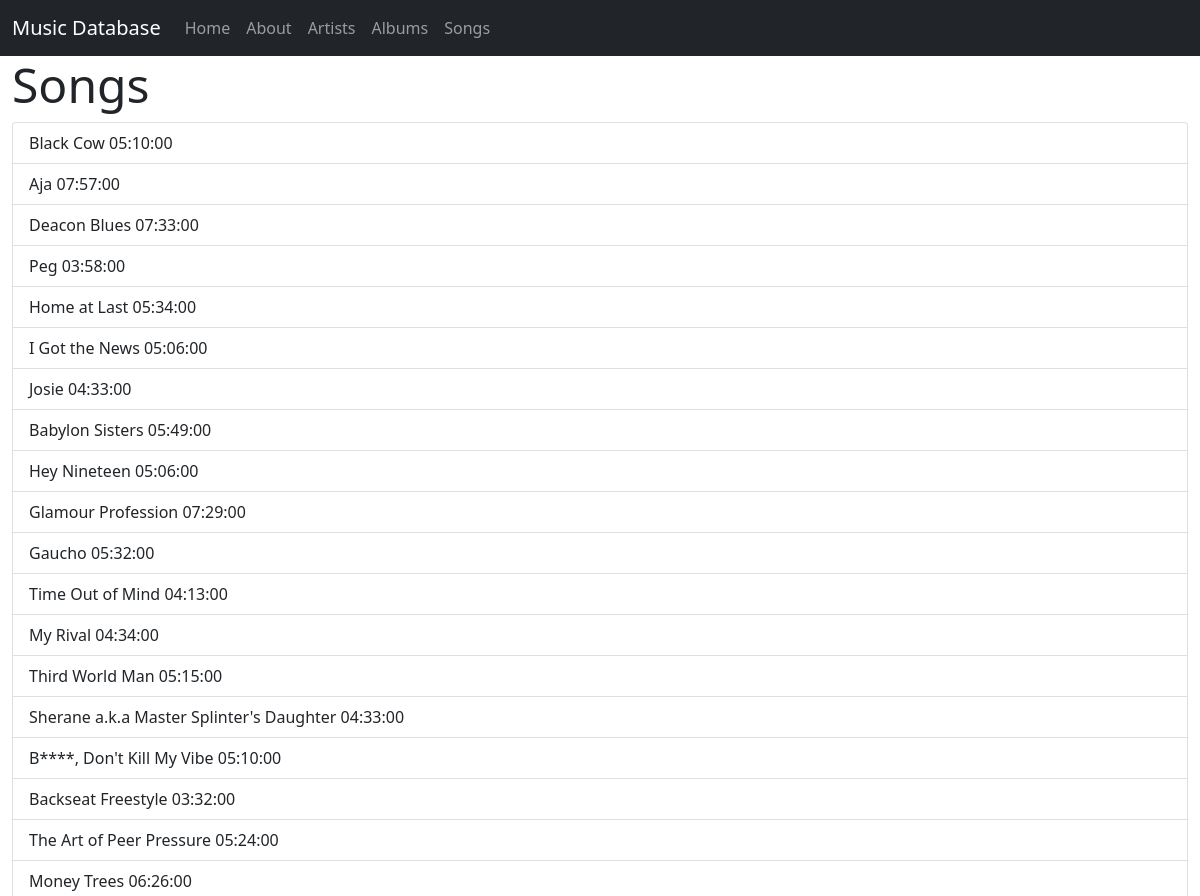
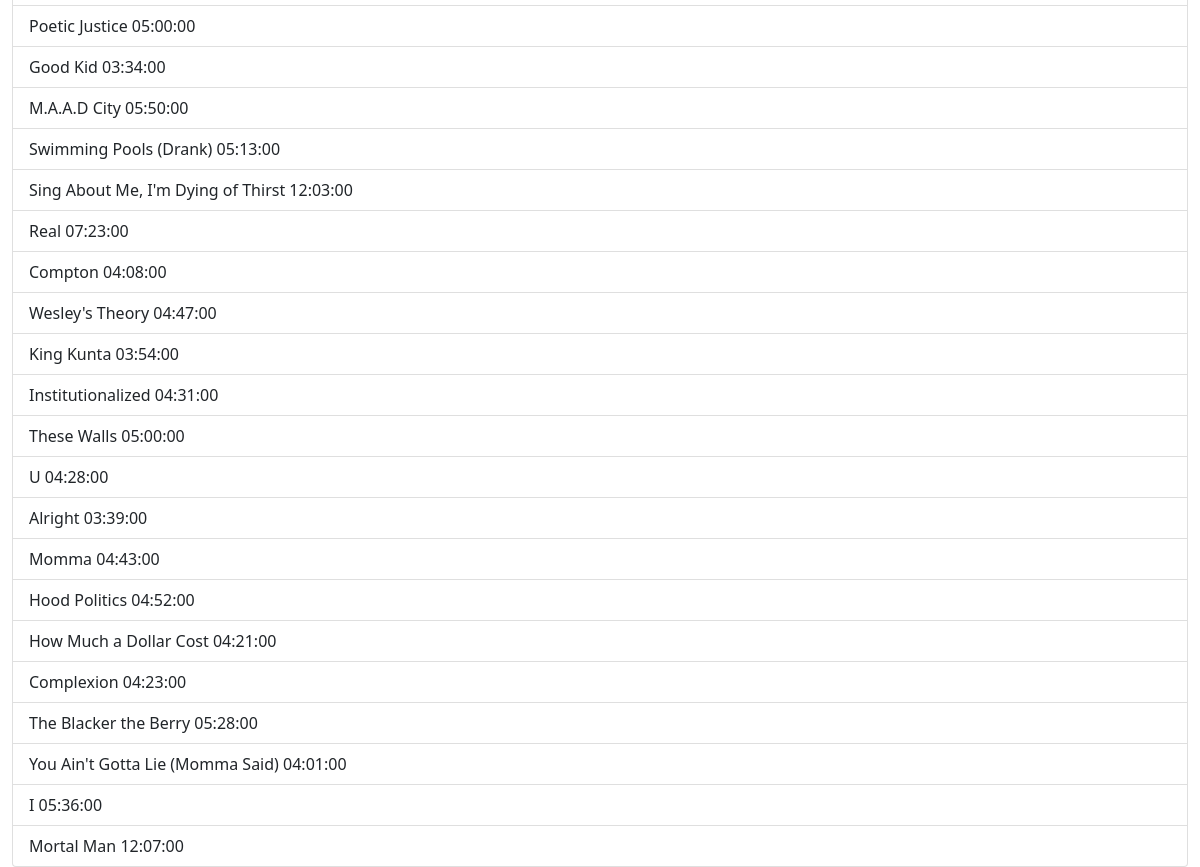
/songs.php, run on the app's committed database (2 pictures, top to bottom).
### tables this page shows
CREATE TABLE Song(
    SongID SMALLINT UNSIGNED NOT NULL AUTO_INCREMENT,
    AlbumID SMALLINT UNSIGNED NOT NULL,
    Name varchar(255),
    Length TIME,
    PRIMARY KEY (SongID),
    CONSTRAINT fk_albumsongid FOREIGN KEY (AlbumID) REFERENCES Album (AlbumID)
    ON UPDATE CASCADE
    ON DELETE CASCADE 
);

### songs.php (the view, shortened to what this page needs)
<!doctype html>
<html lang="en">
<head>
  <link href="https://cdn.jsdelivr.net/npm/bootstrap@5.0.2/dist/css/bootstrap.min.css" rel="stylesheet"
>
</head>
<body>
  <nav class="navbar navbar-expand-lg navbar-dark bg-dark" aria-label="Fifth navbar example">
    <div class="container-fluid">
      <a class="navbar-brand" href="#">Music Database</a>
      <div class="collapse navbar-collapse" id="navbar">
        <div class="navbar-nav me-auto mb-2 mb-lg-0">
          <a class="nav-link" aria-current="page" href="index.html">Home</a>
          <a class="nav-link" href="about.html">About</a>
          <a class="nav-link" aria-current="players" href="artists.php">Artists</a>
          <a class="nav-link" aria-current="players" href="albums.php">Albums</a>
          <a class="nav-link" aria-current="players" href="songs.php">Songs</a>
        </div>
      </div>
    </div>
  </nav>
    <div class="container-fluid">
        <h1 class="display-5">Songs</h1>
        <?php
            $user = "php_user";
            $pass = "secure_password";
            $dsn = "mysql:host=127.0.0.1;dbname=music";
            try{
                $pdo = new PDO($dsn, $user, $pass);
            }catch(PDOException $e){
                echo $e->getMessage();
                die;
            }
            $query = "SELECT * FROM Song";
            $statement = $pdo->query($query);
            echo "<ul class='list-group'>";
            while($row = $statement->fetch()){
                echo "<li class='list-group-item'>".$row['Name']." ".$row['Length']."</li>";
            }
            echo "</ul>";
        ?>
    </div>
</body>

### data on the page
song: Name "Black Cow", Length "05:10:00"
song: Name "Aja", Length "07:57:00"
song: Name "Deacon Blues", Length "07:33:00"
song: Name "Peg", Length "03:58:00"
song: Name "Home at Last", Length "05:34:00"
song: Name "I Got the News", Length "05:06:00"
song: Name "Josie", Length "04:33:00"
song: Name "Babylon Sisters", Length "05:49:00"
song: Name "Hey Nineteen", Length "05:06:00"
song: Name "Glamour Profession", Length "07:29:00"
song: Name "Gaucho", Length "05:32:00"
song: Name "Time Out of Mind", Length "04:13:00"
song: Name "My Rival", Length "04:34:00"
song: Name "Third World Man", Length "05:15:00"
song: Name "Sherane a.k.a Master Splinter's Daughter", Length "04:33:00"
song: Name "B****, Don't Kill My Vibe", Length "05:10:00"
song: Name "Backseat Freestyle", Length "03:32:00"
song: Name "The Art of Peer Pressure", Length "05:24:00"
song: Name "Money Trees", Length "06:26:00"
song: Name "Poetic Justice", Length "05:00:00"
song: Name "Good Kid", Length "03:34:00"
song: Name "M.A.A.D City", Length "05:50:00"
song: Name "Swimming Pools (Drank)", Length "05:13:00"
song: Name "Sing About Me, I'm Dying of Thirst", Length "12:03:00"
song: Name "Real", Length "07:23:00"
song: Name "Compton", Length "04:08:00"
song: Name "Wesley's Theory", Length "04:47:00"
song: Name "King Kunta", Length "03:54:00"
song: Name "Institutionalized", Length "04:31:00"
song: Name "These Walls", Length "05:00:00"
song: Name "U", Length "04:28:00"
song: Name "Alright", Length "03:39:00"
song: Name "Momma", Length "04:43:00"
song: Name "Hood Politics", Length "04:52:00"
song: Name "How Much a Dollar Cost", Length "04:21:00"
song: Name "Complexion", Length "04:23:00"
song: Name "The Blacker the Berry", Length "05:28:00"
song: Name "You Ain't Gotta Lie (Momma Said)", Length "04:01:00"
song: Name "I", Length "05:36:00"
song: Name "Mortal Man", Length "12:07:00"
